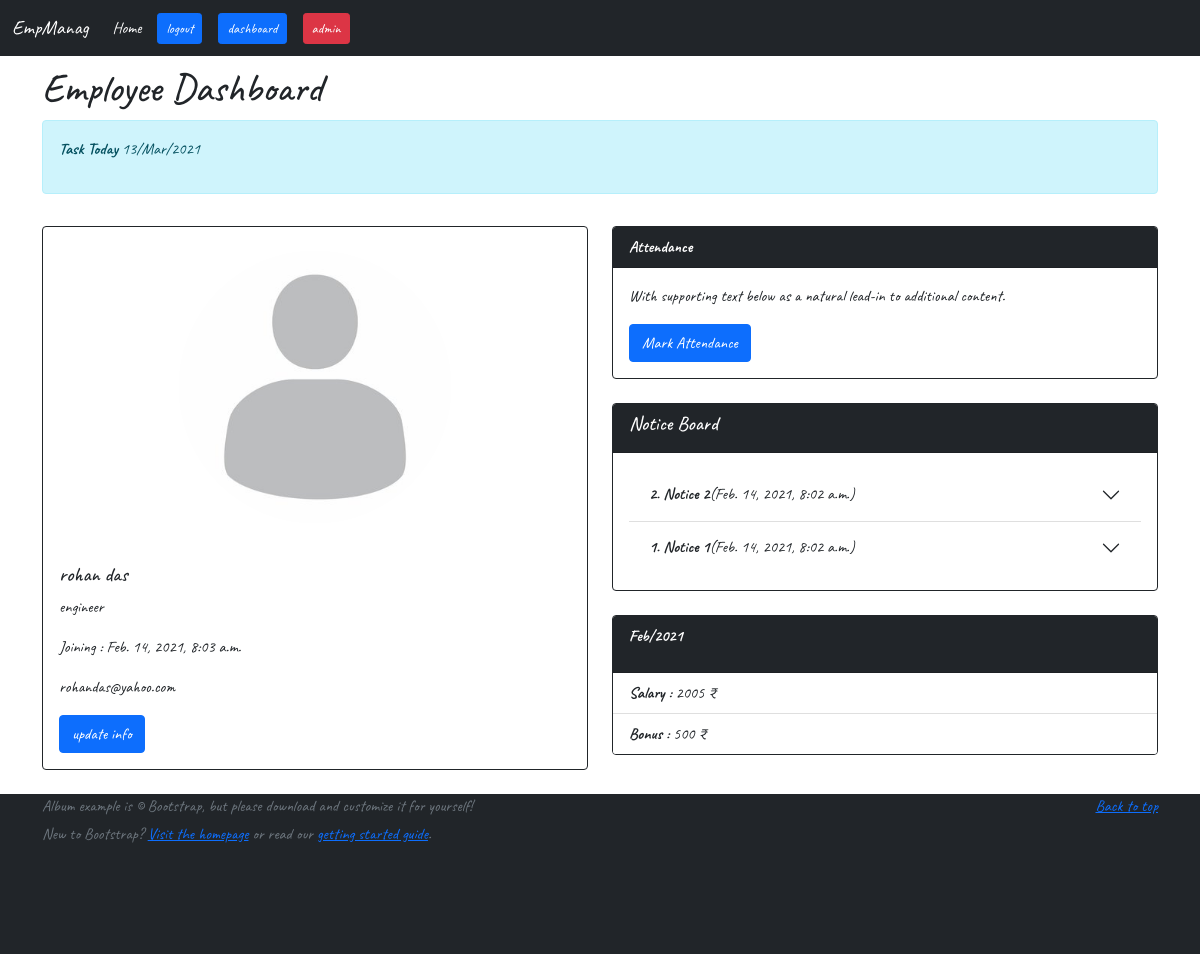
Screenshot of /dashboard/1/ (signed in) with the database file from the repository.
### home/models.py (models this page shows, shortened)
class Employee(models.Model):
    emp= models.OneToOneField(settings.AUTH_USER_MODEL, null=True,on_delete=models.CASCADE)
    img=models.ImageField(upload_to='profilepic',null=True, blank=True,default='profilepic/profile.jpg')
    address=models.TextField(null=True, blank=True)
    phone=models.CharField(max_length=12,null=True, blank=True)
    perDaySalary=models.CharField(max_length=10,default=0)
    bonus=models.CharField(max_length=10,default=0)
    post=models.CharField(max_length=20,null=True,blank=True)

class Notice(models.Model):
    title=models.CharField(max_length=30)
    content=models.TextField(null=True,blank=True)
    date=models.DateTimeField(auto_now_add=True)

class Attendance(models.Model):
    emp= models.ForeignKey(settings.AUTH_USER_MODEL, null=True,on_delete=models.CASCADE)
    day=models.IntegerField(null=True,blank=True)
    month=models.CharField(max_length=5,default=0)
    year=models.IntegerField(null=True,blank=True)
    status=models.CharField(max_length=5,default=0)
    task=models.TextField(null=True,blank=True,default="no task for today")

### home/views.py (the view)
# urls.py: path('dashboard/<int:emp_id>/', views.dashboard, name='dashboard'),
def dashboard(request,emp_id):
    x = datetime.datetime.now()
    day=int(x.strftime("%d"))
    month=x.strftime("%b")
    year=int(x.strftime("%Y"))
    date=x.strftime("%d")+'/'+x.strftime("%b")+'/'+x.strftime("%Y")
    time=x.strftime("%I")+':'+x.strftime("%M")+' '+x.strftime("%p")
    employee=User.objects.get(id=emp_id)
    attandance=Attendance.objects.filter(emp=employee,day=day,month=month,year=year)
    status=attandance.count()
    if(status==1):
        task = Attendance.objects.get(emp=employee,day=day,month=month,year=year).task
    else:
        task=''
    if(x.strftime("%b")=='Jan'):
        year=int(x.year-1)
        preMonth='Dec'
        attandance=Attendance.objects.filter(emp=employee,month=preMonth,year=year)
        preMonthAttandance=attandance.count()
        preMonthSalary=int(employee.employee.perDaySalary)*preMonthAttandance
    else:
        year=int(x.strftime("%Y"))
        month=int(x.month)
        preMonth="Jan Feb Mar Apr May Jun Jul Aug Sep Oct Nov Dec".split(' ')[month-2]
        attandance=Attendance.objects.filter(emp=employee,month=preMonth,year=year)
        preMonthAttandance=attandance.count()
        preMonthSalary=int(employee.employee.perDaySalary)*preMonthAttandance
    notices=Notice.objects.all().order_by('-date')
    active=notices[0].id
    preMonthBonus=employee.employee.bonus
    context={'date':date,'time':time,'status':status,'task':task,'preMonth':preMonth,'year':year,'preMonthSalary':preMonthSalary,'preMonthBonus':preMonthBonus,'notices':notices}
    return render(request,'dashboard.html',context)

### templates/dashboard.html (shortened to what this page needs)
{% include 'navbar.html' %}
{% load static %}
<!DOCTYPE html>
<html lang="en">
<head>
</head>
<body>
  <div class="container">
    <h1 class="my-2">Employee Dashboard</h1>
    <div class="alert alert-info my-2" role="alert" style="width:auto;">
      <p><b>Task Today</b> {{date}}</p>
    </div>
    <div class="row">
      <div class="col-lg-6 col-md-12">
        <div class="card border border-dark my-4">
          <img src="{{user.employee.img.url}}" class="img-fluid mx-auto my-4" style="border-radius: 50%; width: 50%;">
          <div class="card-body">
            <h5 class="card-title">{{request.user.first_name}} {{request.user.last_name}}</h5>
            <p class="card-text">{{user.employee.post}}</p>
            <p class="card-text">Joining : {{user.date_joined}}</p>
            <p class="card-text">{{user.email}}</p>
            <a href="{% url 'update' request.user.id %}" class="btn btn-primary">update info</a>
          </div>
        </div>
      </div>
      <div class="col-lg-6 col-md-12">
        <div class="card border border-dark my-4">
          <div class="card-header bg-dark">
            <b style="color: white;">Attendance</b>
          </div>
          <div class="card-body">
            <p class="card-text">With supporting text below as a natural lead-in to additional content.</p>
            {% if status == 1 %}
            <div class="alert alert-success" role="alert">
              Your attendance is marked
            </div>
            {% else %}
            <a href="{% url 'attandance' request.user.id %}" class="btn btn-primary">Mark Attendance</a>
            {% endif %}
          </div>
        </div>
        <div class="card border border-dark my-4">
          <div class="card-header bg-dark">
            <h5 style="color:white">Notice Board</h5>
          </div>
          <div class="card-body">
            <div class="accordion accordion-flush" id="accordionFlushExample">
              {% for notice in notices %}
              <div class="accordion-item">
                <h2 class="accordion-header" id="flush-heading{{notice.id}}">
                  <button class="accordion-button collapsed" type="button" data-bs-toggle="collapse"
                    data-bs-target="#flush-collapse{{notice.id}}" aria-expanded="false"
                    aria-controls="flush-collapse{{notice.id}}">
                    <b>{{notice.id}}. {{notice.title}}</b>({{notice.date}})
                  </button>
                </h2>
              </div>
              {% endfor %}
            </div>
          </div>
        </div>
        <div class="card border border-dark my-4">
          <div class="card-header bg-dark">
            <p style="color: white;"><b>{{preMonth}}/{{year}}</b></p>
          </div>
          <ul class="list-group list-group-flush">
            <li class="list-group-item">
              <b>Salary : </b>{{preMonthSalary}} ₹
            </li>
            <li class="list-group-item">
              <b>Bonus : </b>{{preMonthBonus}} ₹
            </li>
          </ul>
        </div>
      </div>
    </div>
  </div>
  {% include 'footer.html' %}
</body>
</html>

### templates/navbar.html (style rules this page uses)
* { font-family: 'Caveat', cursive; }
html,body { height: 100%; }
.container { min-height: 80%; }

### rows the page displays
Notice: id "2", title "Notice 2", date "Feb. 14, 2021, 8:02 a.m."
Notice: id "1", title "Notice 1", date "Feb. 14, 2021, 8:02 a.m."
Attendance: month "Feb"
Employee: bonus "500"

### other values shown
{{ request.user.first_name }} "rohan"
{{ request.user.last_name }} "das"
{{ user.employee.post }} "engineer"
{{ user.date_joined }} "Feb. 14, 2021, 8:03 a.m."
{{ user.email }} "rohandas@yahoo.com"
{{ preMonthSalary }} "2005"
